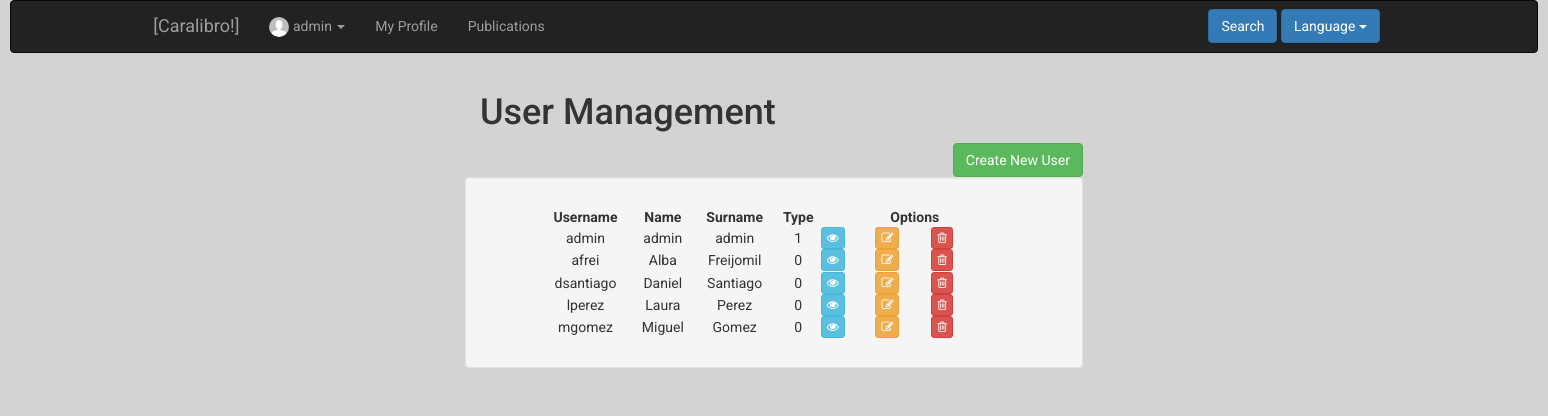
Before: /index.php?controller=user&action=showall (signed in) with the older database file.
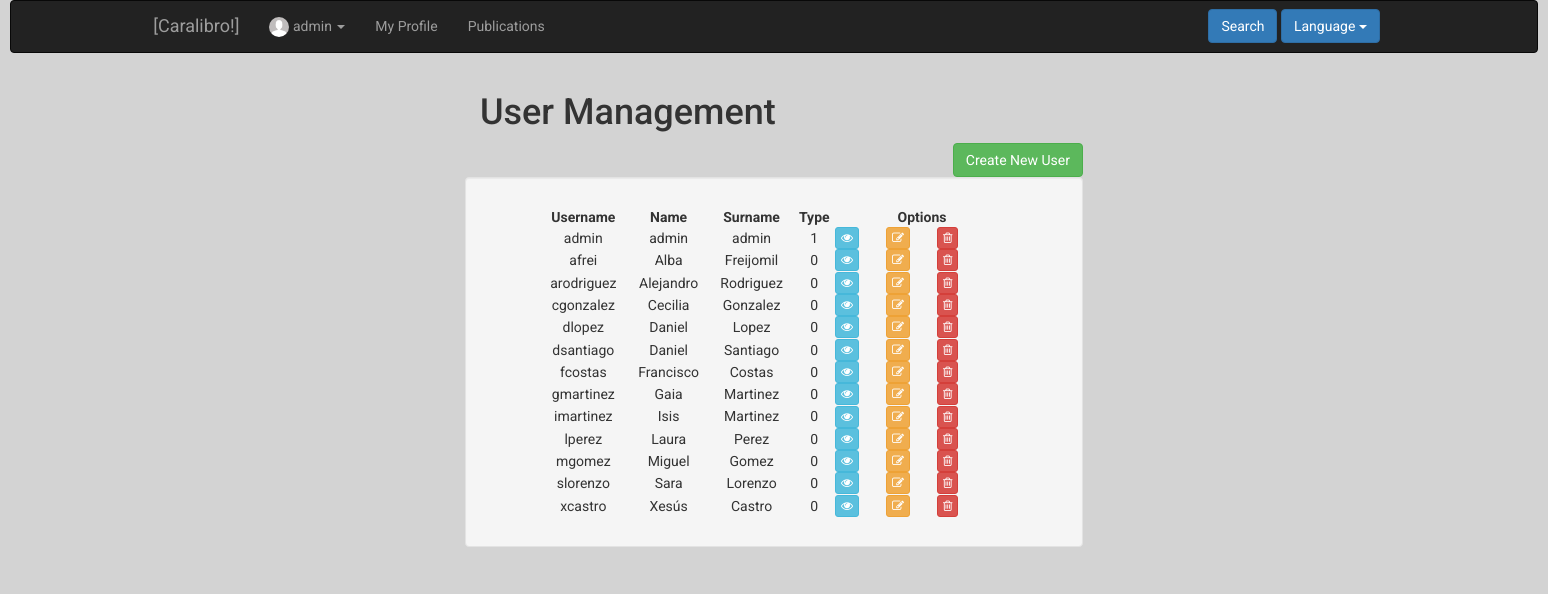
After: the same page with the newer database file.
### tables this page shows
CREATE TABLE IF NOT EXISTS `user` (
`id` int(11) NOT NULL,
  `name` varchar(50) NOT NULL,
  `surname` varchar(100) NOT NULL,
  `email` varchar(100) NOT NULL,
  `phone` int(9) NOT NULL,
  `user` varchar(50) NOT NULL,
  `password` varchar(255) NOT NULL,
  `birthday` date NOT NULL,
  `address` varchar(100) NOT NULL,
  `status` tinyint(1) NOT NULL,
  `photo` varchar(255) DEFAULT NULL,
  `type` tinyint(1) NOT NULL,
  `private` tinyint(1) NOT NULL
);

### core/ViewManager.php (called while the page is built, shortened)
<?php
class ViewManager {
    private $variables = array();
    public function setVariable($varname, $value, $flash=false) {
        $this->variables[$varname] = $value;
    }
    public function getVariable($varname, $default=NULL) {
        if (!isset($this->variables[$varname])) {
            return $default;
        }
        return $this->variables[$varname];
    }
    public function render($controller, $viewname) {
        include(__DIR__."/../Views/$controller/$viewname.php");
    }
    private static $viewmanager_singleton = NULL;
    public static function getInstance() {
        if (self::$viewmanager_singleton == null) {
            self::$viewmanager_singleton = new ViewManager();
        }
        return self::$viewmanager_singleton;
    }
}

### Controllers/USER_Controller.php (called while the page is built, shortened)
<?php
require_once(__DIR__ . "/../core/ViewManager.php");
require_once(__DIR__ . "/../core/I18n.php");
require_once(__DIR__ . "/../Models/User.php");
require_once(__DIR__ . "/../Models/USER_Model.php");
class USER_Controller extends BaseController
{
    private $userModel;
    public function __construct()
    {
        $this->userModel = new USER_Model();
        $this->view->setLayout("base");
    }
    public function showall()
    {
        $users = $this->userModel->showall();
        $this->view->setVariable("users", $users);
        $this->view->render("user", "USER_SHOWALL_ADMIN_Vista");
    }
}

### index.php (called while the page is built, shortened)
<?php
function run() {
    try{
        $controller = loadController($_GET["controller"]);
        $actionName = $_GET["action"];
        $controller->$actionName();
    } catch (Exception $ex) {
        die($ex->getMessage());
    }
}
function loadController($controllerName) {
    return new $controllerClassName();
}
run();
?>

### Views/messages/messages_es.php (called while the page is built)
<?php
  $i18n_messages =
  array(
  )
?>

### core/I18n.php (called while the page is built, shortened)
<?php
class I18n {
  private $messages;
  public function setLanguage($language) {
    $this->messages = $i18n_messages;
  }
  public function i18n($key) {
    if (isset($this->messages[$key])){
      return $this->messages[$key];
    }else{
      return $key;
    }
  }
  private static $i18n_singleton = null;
  public static function getInstance() {
    if (self::$i18n_singleton == NULL) {
      self::$i18n_singleton = new I18n();
    }
    return self::$i18n_singleton;
  }
}
function i18n($key) {
  return I18n::getInstance()->i18n($key);
}

### Models/User.php (called while the page is built, shortened)
<?php
class User {
    private $id;
    private $user;
    private $name;
    private $surname;
    private $type;
    public function __construct($id=NULL, $user=NULL, $name=NULL, $surname=NULL, $email=NULL, $phone=NULL,
                                $birthday=NULL, $address=NULL, $status=1, $photo=NULL, $type=0,
                                $private=0, $password=NULL)
    {
     $this->id = $id;
     $this->user = $user;
     $this->name = $name;
     $this->surname = $surname;
     $this->type = $type;
    }
    public function getID() {
        return $this->id;
    }
    public function setID($id) {
        $this->id = $id;
    }
    public function getUser() {
        return $this->user;
    }
    public function getName() {
        return $this->name;
    }
    public function setName($name) {
        $this->name = $name;
    }
    public function getSurname() {
        return $this->surname;
    }
    public function getType() {
        return $this->type;
    }
}

### Models/USER_Model.php (called while the page is built, shortened)
<?php
require_once(__DIR__."/../core/PDOConnection.php");
class USER_Model {
    private $db;
    public function __construct()
    {
        $this->db = PDOConnection::getInstance();
    }
    public function showall($status = 1)
    {
        $sql = $this->db->prepare("SELECT * FROM user where status=? ORDER BY user");
        $sql->execute(array($status));
        $users_db = $sql->fetchAll(PDO::FETCH_ASSOC);
        $users = array();
        foreach ($users_db as $user) {
            array_push($users, new User($user["id"], $user["user"], $user["name"], $user["surname"], $user["email"],
                                        $user["phone"], $user["birthday"], $user["address"], $user["status"],
                                        $user["photo"], $user["type"], $user["private"]));
        }
        return $users;
    }
}

### core/PDOConnection.php (called while the page is built)
<?php
class PDOConnection {
    private static $dbhost = "127.0.0.1";
    private static $dbname = "ET3Grupo1";
    private static $dbuser = "ET3Grupo1";
    private static $dbpass = "ET3Grupo1";
    private static $db_singleton = null;
    public static function getInstance() {
        if (self::$db_singleton == null) {
            self::$db_singleton = new PDO(
                "mysql:host=".self::$dbhost.";dbname=".self::$dbname.";charset=utf8",
                self::$dbuser,
                self::$dbpass,
                array(
                    PDO::ATTR_EMULATE_PREPARES => false,
                    PDO::ATTR_ERRMODE => PDO::ERRMODE_EXCEPTION
                )
            );
        }
        return self::$db_singleton;
    }
}
?>

### Views/user/USER_SHOWALL_ADMIN_Vista.php (the view, shortened to what the changed rows need)
<?php
require_once(__DIR__."/../../core/ViewManager.php");
$view = ViewManager::getInstance();
$users = $view->getVariable("users");
$errors = $view->getVariable("errors");
?>
<?php print_r($errors) ?>
 	<div class="col-md-8 col-md-offset-2">
 		<div class="row">
 			<div class="col-md-3">
	 			<div class="container">
	 				<h1 class="heading"><?= i18n("User Management") ?></h1>
	 			</div>
 			</div>
 		</div>
 		<div class="well">
 			<div class="row" style="padding: 10px">
 				<table id="dataTable" class="table-responsive table-hover" style="width:80%; margin-right: 10%; margin-left: 10%">
 					<thead>
 						<tr class="row">
 						<th class='text-center'><?= i18n("Username") ?></th>
 						<th class='text-center'><?= i18n("Name") ?></th>
 						<th class='text-center'><?= i18n("Surname") ?></th>
 						<th class='text-center'><?= i18n("Type") ?></th>
 						<th class='text-center'><?= i18n("Options") ?></th>
 					</tr>
 					</thead>
 					<tbody>
 						<?php
 						foreach ($users as $user) {
 							echo '<tr class="row">';
 								echo "<td class='text-center'>".$user->getUser()."</td>";
 								echo "<td class='text-center'>".$user->getName()."</td>";
 								echo "<td class='text-center'>".$user->getSurname()."</td>";
 								echo "<td class='text-center'>".$user->getType()."</td>";
 								echo "<td class='text-center'>";
 								echo '<div class="row text-center">
					 					<div class="col-xs-3">
					 						<a href="index.php?controller=user&action=showcurrent&id='.
					 						$user->getID().'">
					 							<button class="btn btn-info btn-xs">
					 								<i class="fa fa-eye"></i>
					 							</button>
					 						</a>
					 					</div>
					 					<div class="col-xs-3">
					 						<a href="index.php?controller=user&action=edit&id='.
					 						$user->getID().'">
					 							<button class="btn btn-warning btn-xs">
					 								<i class="fa fa-edit"></i>
					 							</button>
					 						</a>
					 					</div>
					 					<div class="col-xs-3">
					 						<a href="index.php?controller=user&action=delete&id='.
					 						$user->getID().'">
					 							<button class="btn btn-danger btn-xs">
					 								<i class="fa fa-trash-o"></i>
					 							</button>
					 						</a>
					 					</div>
					 				</div>';
 								echo "</td>";
 							echo '</tr>';
 						}
 					 ?>
 					</tbody>
 				</table>
 			</div>
 		</div>
 	</div>

Changed rows visible on the page:
added user: user "arodriguez", name "Alejandro", surname "Rodriguez", type "0"
added user: user "cgonzalez", name "Cecilia", surname "Gonzalez", type "0"
added user: user "dlopez", name "Daniel", surname "Lopez", type "0"
added user: user "fcostas", name "Francisco", surname "Costas", type "0"
added user: user "gmartinez", name "Gaia", surname "Martinez", type "0"
added user: user "imartinez", name "Isis", surname "Martinez", type "0"
added user: user "slorenzo", name "Sara", surname "Lorenzo", type "0"
added user: user "xcastro", name "Xesús", surname "Castro", type "0"
